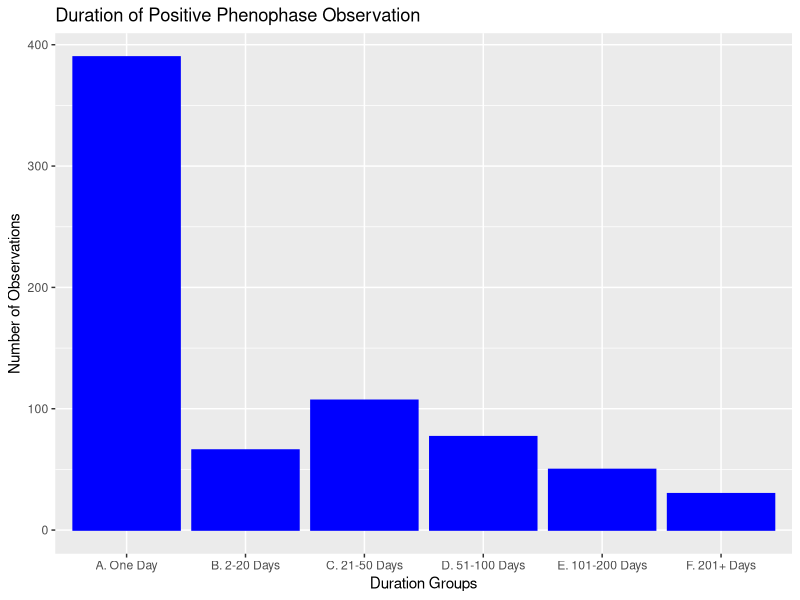
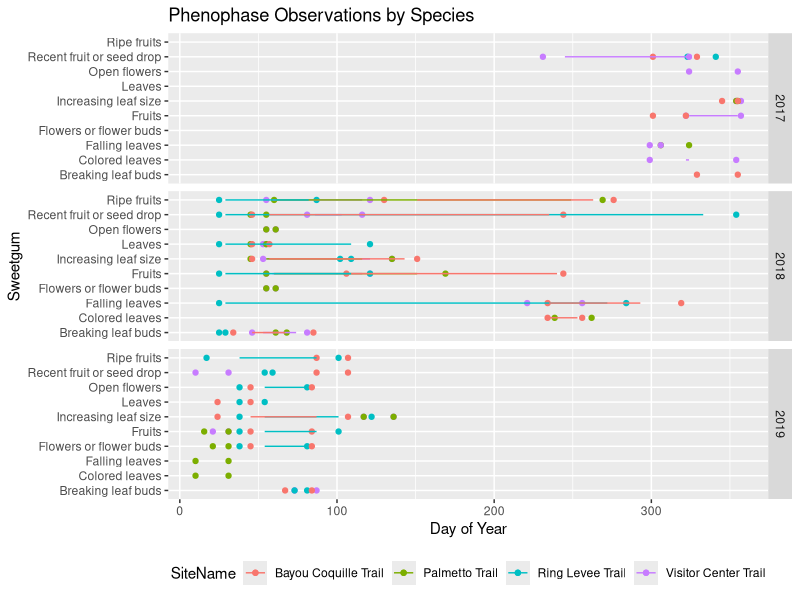
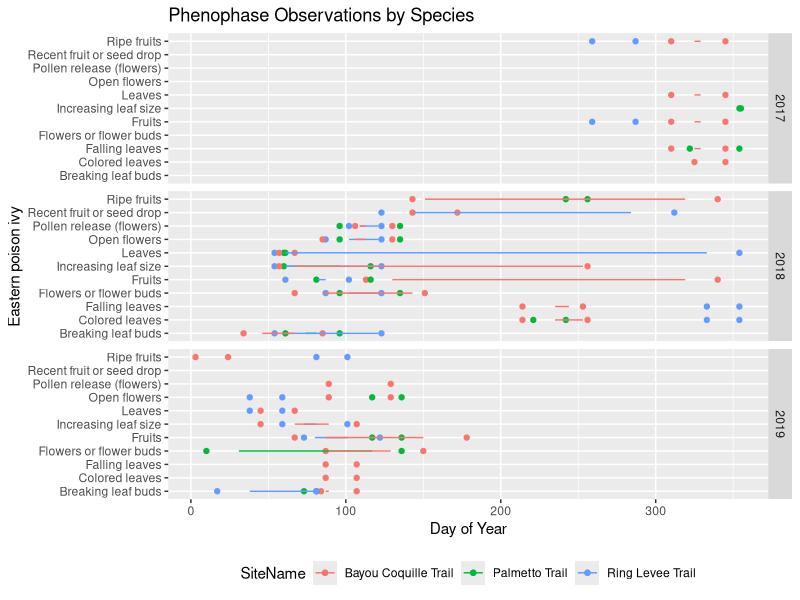
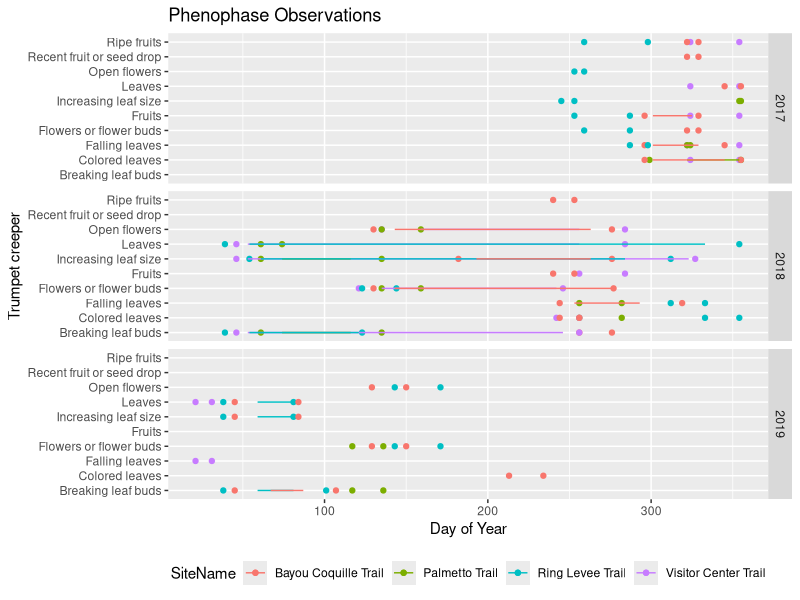
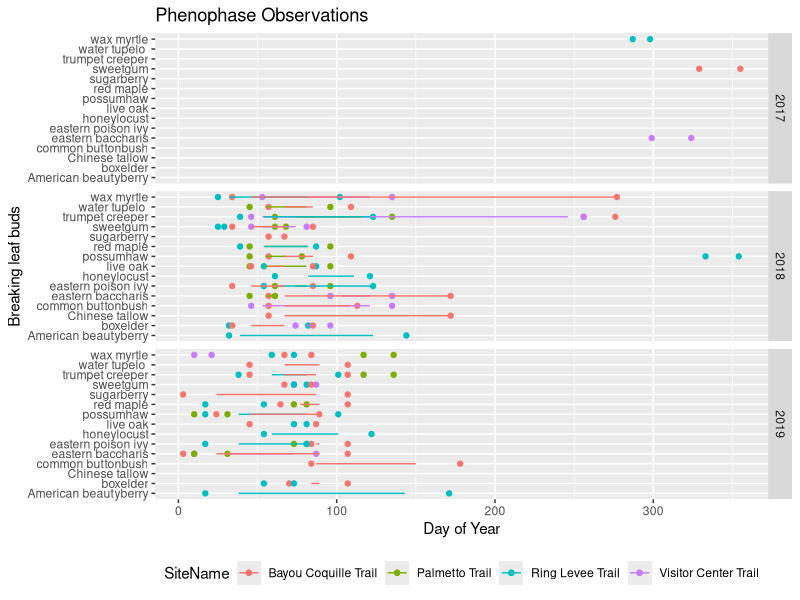
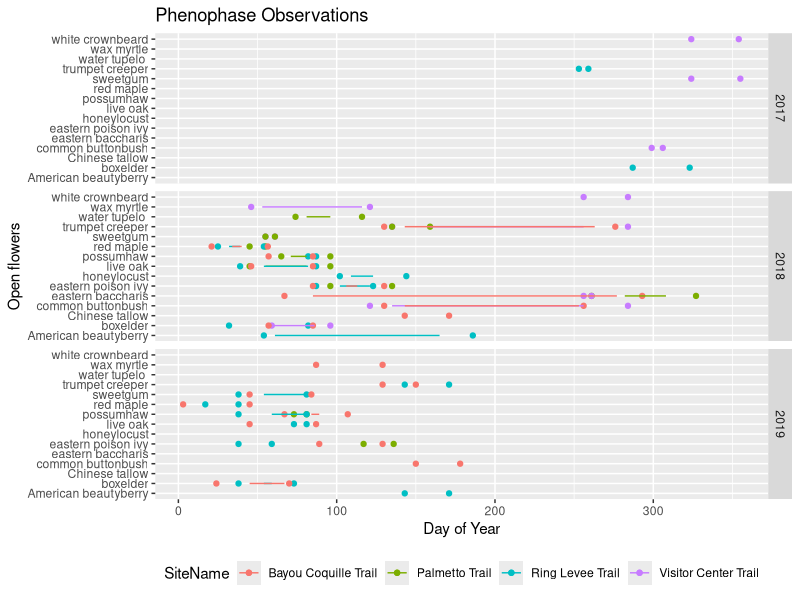
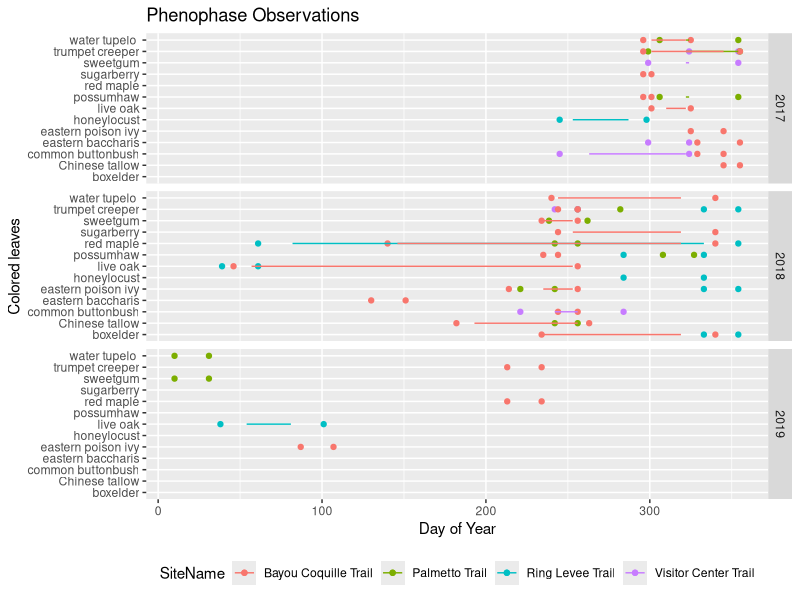
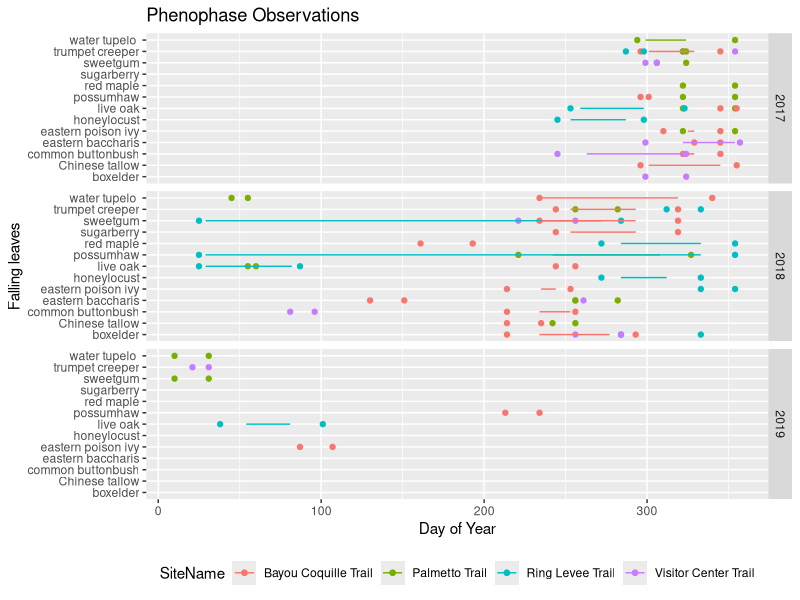

Source code (R) for these figures, in order:
## ---- chunk 1
knitr::opts_chunk$set(cache=TRUE)
knitr::opts_knit$set(root.dir = "C:/Users/Priya/Desktop/RPlot") 
## ---- chunk 2
JeanFinalDataSet <- read.csv("JeanFinalDataSet.csv")
## ---- chunk 3

library(ggplot2)

ggplot(JeanFinalDataSet,aes(x=YesDurationGroup)) + 
  
  geom_bar(color="blue",fill="blue") + 
  
  labs(title="Duration of Positive Phenophase Observation", y="Number of Observations",x="Duration Groups")
## ---- chunk 4

library(ggplot2)
library(dplyr)

PlotData <- filter(JeanFinalDataSet, SpeciesDesc == "sweetgum")
ggplot(PlotData,aes(x=FirstNo, y=PhenophaseDesc, color=SiteName)) +
geom_point(aes(x=LastNo, y=PhenophaseDesc)) +
geom_point(aes(x=FirstNo, y=PhenophaseDesc)) +
geom_segment(aes(x=FirstYes, xend=LastYes, yend=PhenophaseDesc)) +
facet_grid(rows=vars(Year)) +
labs(x="Day of Year",y="Sweetgum",title="Phenophase Observations by Species") +
theme(legend.position="bottom")

## ---- chunk 5

library(ggplot2)
library(dplyr)

PlotData <- filter(JeanFinalDataSet, SpeciesDesc == "eastern poison ivy")
ggplot(PlotData,aes(x=FirstNo, y=PhenophaseDesc, color=SiteName)) +
geom_point(aes(x=LastNo, y=PhenophaseDesc)) +
geom_point(aes(x=FirstNo, y=PhenophaseDesc)) +
geom_segment(aes(x=FirstYes, xend=LastYes, yend=PhenophaseDesc)) +
facet_grid(rows=vars(Year)) +
labs(x="Day of Year",y="Eastern poison ivy",title="Phenophase Observations by Species") +
theme(legend.position="bottom")

## ---- chunk 6

library(ggplot2)
library(dplyr)

PlotData <- filter(JeanFinalDataSet, SpeciesDesc == "trumpet creeper")
ggplot(PlotData,aes(x=FirstNo, y=PhenophaseDesc, color=SiteName)) +
geom_point(aes(x=LastNo, y=PhenophaseDesc)) +
geom_point(aes(x=FirstNo, y=PhenophaseDesc)) +
geom_segment(aes(x=FirstYes, xend=LastYes, yend=PhenophaseDesc)) +
facet_grid(rows=vars(Year)) +
labs(x="Day of Year",y="Trumpet creeper",title="Phenophase Observations") +
theme(legend.position="bottom")

## ---- chunk 7

library(ggplot2)
library(dplyr)

PlotData <- filter(JeanFinalDataSet, PhenophaseDesc == "Breaking leaf buds")
ggplot(PlotData,aes(x=FirstNo, y=SpeciesDesc, color=SiteName)) +
geom_point(aes(x=LastNo, y=SpeciesDesc)) +
geom_point(aes(x=FirstNo, y=SpeciesDesc)) +
geom_segment(aes(x=FirstYes, xend=LastYes, yend=SpeciesDesc)) +
facet_grid(rows=vars(Year)) +
labs(x="Day of Year",y="Breaking leaf buds",title="Phenophase Observations") +
theme(legend.position="bottom")

## ---- chunk 8

library(ggplot2)
library(dplyr)

PlotData <- filter(JeanFinalDataSet, PhenophaseDesc == "Open flowers")
ggplot(PlotData,aes(x=FirstNo, y=SpeciesDesc, color=SiteName)) +
geom_point(aes(x=LastNo, y=SpeciesDesc)) +
geom_point(aes(x=FirstNo, y=SpeciesDesc)) +
geom_segment(aes(x=FirstYes, xend=LastYes, yend=SpeciesDesc)) +
facet_grid(rows=vars(Year)) +
labs(x="Day of Year",y="Open flowers",title="Phenophase Observations") +
theme(legend.position="bottom")

## ---- chunk 9

library(ggplot2)
library(dplyr)

PlotData <- filter(JeanFinalDataSet, PhenophaseDesc == "Colored leaves")
ggplot(PlotData,aes(x=FirstNo, y=SpeciesDesc, color=SiteName)) +
geom_point(aes(x=LastNo, y=SpeciesDesc)) +
geom_point(aes(x=FirstNo, y=SpeciesDesc)) +
geom_segment(aes(x=FirstYes, xend=LastYes, yend=SpeciesDesc)) +
facet_grid(rows=vars(Year)) +
labs(x="Day of Year",y="Colored leaves",title="Phenophase Observations") +
theme(legend.position="bottom")

## ---- chunk 10

library(ggplot2)
library(dplyr)

PlotData <- filter(JeanFinalDataSet, PhenophaseDesc == "Falling leaves")
ggplot(PlotData,aes(x=FirstNo, y=SpeciesDesc, color=SiteName)) +
geom_point(aes(x=LastNo, y=SpeciesDesc)) +
geom_point(aes(x=FirstNo, y=SpeciesDesc)) +
geom_segment(aes(x=FirstYes, xend=LastYes, yend=SpeciesDesc)) +
facet_grid(rows=vars(Year)) +
labs(x="Day of Year",y="Falling leaves",title="Phenophase Observations") +
theme(legend.position="bottom")

